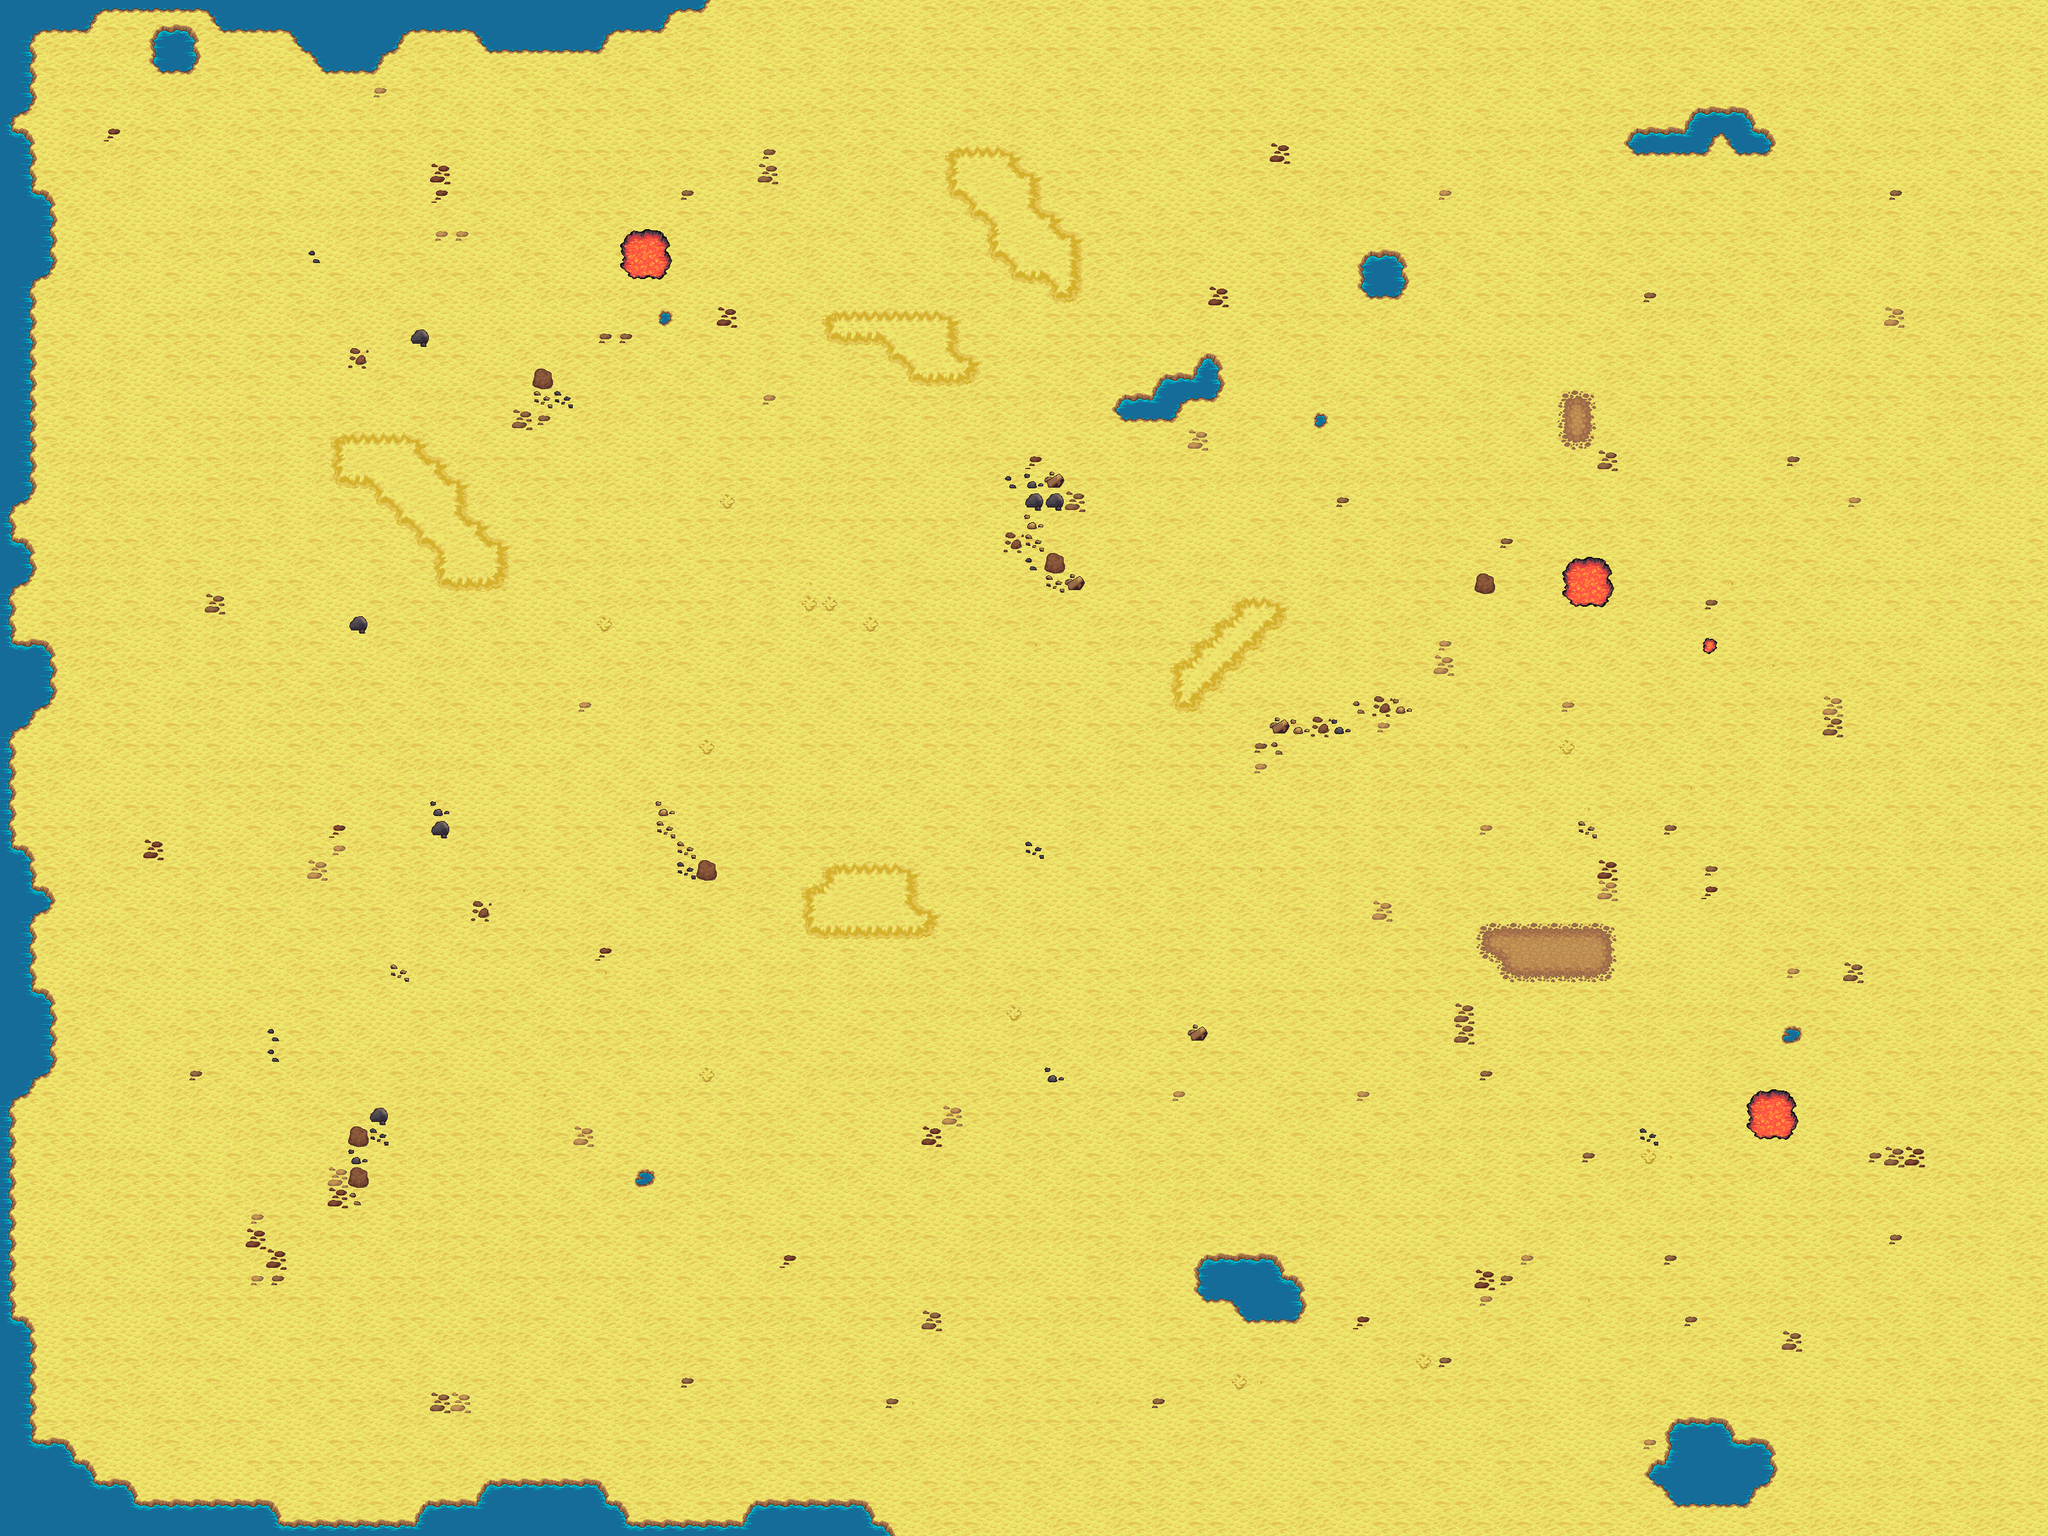

A 2D game scene composited from a Tiled map and its tileset images. What follows is a short description and the map's XML, with each tile layer's data collapsed to a summary:
An orthogonal 100x75 tile map with 32x32 px tiles, 2 tile layers (bot, top).

<map version="1.2" tiledversion="1.3.4" orientation="orthogonal" renderorder="right-down" width="100" height="75" tilewidth="32" tileheight="32" infinite="0" nextlayerid="3" nextobjectid="1">
 <editorsettings>
  <export target="level1.json" format="json" />
 </editorsettings>
 <tileset firstgid="1" name="terrain" tilewidth="32" tileheight="32" tilecount="483" columns="21">
  <image source="terrain.png" width="672" height="736" />
  <terraintypes>
   <terrain name="sandWall" tile="64" />
   <terrain name="sandRoad" tile="316" />
   <terrain name="lava" tile="325" />
   <terrain name="water" tile="82" />
  </terraintypes>
  <tile id="1" terrain="0,0,0,">
   <properties>
    <property name="collides" type="bool" value="true" />
   </properties>
  </tile>
  <tile id="2" terrain="0,0,,0">
   <properties>
    <property name="collides" type="bool" value="true" />
   </properties>
  </tile>
  <tile id="18">
   <properties>
    <property name="slowes" type="bool" value="true" />
   </properties>
  </tile>
  <tile id="19" terrain="3,3,3,">
   <properties>
    <property name="slowes" type="bool" value="true" />
   </properties>
  </tile>
  <tile id="20" terrain="3,3,,3">
   <properties>
    <property name="slowes" type="bool" value="true" />
   </properties>
  </tile>
  <tile id="22" terrain="0,,0,0">
   <properties>
    <property name="collides" type="bool" value="true" />
   </properties>
  </tile>
  <tile id="23" terrain=",0,0,0">
   <properties>
    <property name="collides" type="bool" value="true" />
   </properties>
  </tile>
  <tile id="39">
   <properties>
    <property name="slowes" type="bool" value="true" />
   </properties>
  </tile>
  <tile id="40" terrain="3,,3,3">
   <properties>
    <property name="slowes" type="bool" value="true" />
   </properties>
  </tile>
  <tile id="41" terrain=",3,3,3">
   <properties>
    <property name="slowes" type="bool" value="true" />
   </properties>
  </tile>
  <tile id="42" terrain=",,,0">
   <properties>
    <property name="collides" type="bool" value="true" />
   </properties>
  </tile>
  <tile id="43" terrain=",,0,0">
   <properties>
    <property name="collides" type="bool" value="true" />
   </properties>
  </tile>
  <tile id="44" terrain=",,0,">
   <properties>
    <property name="collides" type="bool" value="true" />
   </properties>
  </tile>
  <tile id="60" terrain=",,,3">
   <properties>
    <property name="slowes" type="bool" value="true" />
   </properties>
  </tile>
  <tile id="61" terrain=",,3,3">
   <properties>
    <property name="slowes" type="bool" value="true" />
   </properties>
  </tile>
  <tile id="62" terrain=",,3,">
   <properties>
    <property name="slowes" type="bool" value="true" />
   </properties>
  </tile>
  <tile id="63" terrain=",0,,0">
   <properties>
    <property name="collides" type="bool" value="true" />
   </properties>
  </tile>
  <tile id="64" terrain="0,0,0,0">
   <properties>
    <property name="collides" type="bool" value="true" />
   </properties>
  </tile>
  <tile id="65" terrain="0,,0,">
   <properties>
    <property name="collides" type="bool" value="true" />
   </properties>
  </tile>
  <tile id="81" terrain=",3,,3">
   <properties>
    <property name="slowes" type="bool" value="true" />
   </properties>
  </tile>
  <tile id="82" terrain="3,3,3,3">
   <properties>
    <property name="slowes" type="bool" value="true" />
   </properties>
  </tile>
  <tile id="83" terrain="3,,3,">
   <properties>
    <property name="slowes" type="bool" value="true" />
   </properties>
  </tile>
  <tile id="84" terrain=",0,,">
   <properties>
    <property name="collides" type="bool" value="true" />
   </properties>
  </tile>
  <tile id="85" terrain="0,0,,">
   <properties>
    <property name="collides" type="bool" value="true" />
   </properties>
  </tile>
  <tile id="86" terrain="0,,,">
   <properties>
    <property name="collides" type="bool" value="true" />
   </properties>
  </tile>
  <tile id="102" terrain=",3,,">
   <properties>
    <property name="slowes" type="bool" value="true" />
   </properties>
  </tile>
  <tile id="103" terrain="3,3,,">
   <properties>
    <property name="slowes" type="bool" value="true" />
   </properties>
  </tile>
  <tile id="104" terrain="3,,,">
   <properties>
    <property name="slowes" type="bool" value="true" />
   </properties>
  </tile>
  <tile id="253" terrain="1,1,1,">
   <properties>
    <property name="collides" type="bool" value="true" />
   </properties>
  </tile>
  <tile id="254" terrain="1,1,,1">
   <properties>
    <property name="collides" type="bool" value="true" />
   </properties>
  </tile>
  <tile id="261">
   <properties>
    <property name="dies" type="bool" value="true" />
   </properties>
  </tile>
  <tile id="262" terrain="2,2,2,">
   <properties>
    <property name="dies" type="bool" value="true" />
   </properties>
  </tile>
  <tile id="263" terrain="2,2,,2">
   <properties>
    <property name="dies" type="bool" value="true" />
   </properties>
  </tile>
  <tile id="274" terrain="1,,1,1">
   <properties>
    <property name="collides" type="bool" value="true" />
   </properties>
  </tile>
  <tile id="275" terrain=",1,1,1">
   <properties>
    <property name="collides" type="bool" value="true" />
   </properties>
  </tile>
  <tile id="282">
   <properties>
    <property name="dies" type="bool" value="true" />
    <property name="slowes" type="bool" value="true" />
   </properties>
  </tile>
  <tile id="283" terrain="2,,2,2">
   <properties>
    <property name="dies" type="bool" value="true" />
   </properties>
  </tile>
  <tile id="284" terrain=",2,2,2">
   <properties>
    <property name="dies" type="bool" value="true" />
   </properties>
  </tile>
  <tile id="294" terrain=",,,1">
   <properties>
    <property name="collides" type="bool" value="true" />
   </properties>
  </tile>
  <tile id="295" terrain=",,1,1">
   <properties>
    <property name="collides" type="bool" value="true" />
   </properties>
  </tile>
  <tile id="296" terrain=",,1,">
   <properties>
    <property name="collides" type="bool" value="true" />
   </properties>
  </tile>
  <tile id="303" terrain=",,,2">
   <properties>
    <property name="dies" type="bool" value="true" />
   </properties>
  </tile>
  <tile id="304" terrain=",,2,2">
   <properties>
    <property name="dies" type="bool" value="true" />
   </properties>
  </tile>
  <tile id="305" terrain=",,2,">
   <properties>
    <property name="dies" type="bool" value="true" />
   </properties>
  </tile>
  <tile id="315" terrain=",1,,1">
   <properties>
    <property name="collides" type="bool" value="true" />
   </properties>
  </tile>
  <tile id="316" terrain="1,1,1,1">
   <properties>
    <property name="collides" type="bool" value="true" />
   </properties>
  </tile>
  <tile id="317" terrain="1,,1,">
   <properties>
    <property name="collides" type="bool" value="true" />
   </properties>
  </tile>
  <tile id="324" terrain=",2,,2">
   <properties>
    <property name="dies" type="bool" value="true" />
   </properties>
  </tile>
  <tile id="325" terrain="2,2,2,2">
   <properties>
    <property name="dies" type="bool" value="true" />
   </properties>
  </tile>
  <tile id="326" terrain="2,,2,">
   <properties>
    <property name="dies" type="bool" value="true" />
   </properties>
  </tile>
  <tile id="336" terrain=",1,,">
   <properties>
    <property name="collides" type="bool" value="true" />
   </properties>
  </tile>
  <tile id="337" terrain="1,1,,">
   <properties>
    <property name="collides" type="bool" value="true" />
   </properties>
  </tile>
  <tile id="338" terrain="1,,,">
   <properties>
    <property name="collides" type="bool" value="true" />
   </properties>
  </tile>
  <tile id="345" terrain=",2,,">
   <properties>
    <property name="dies" type="bool" value="true" />
   </properties>
  </tile>
  <tile id="346" terrain="2,2,,">
   <properties>
    <property name="dies" type="bool" value="true" />
   </properties>
  </tile>
  <tile id="347" terrain="2,,,">
   <properties>
    <property name="dies" type="bool" value="true" />
   </properties>
  </tile>
 </tileset>
 <layer id="1" name="bot" width="100" height="75">
  <data>[7500 cells, 7500 non-empty, 3 distinct tile ids]</data>
 </layer>
 <layer id="2" name="top" width="100" height="75">
  <data>[7500 cells, 790 non-empty, 67 distinct tile ids]</data>
 </layer>
</map>
